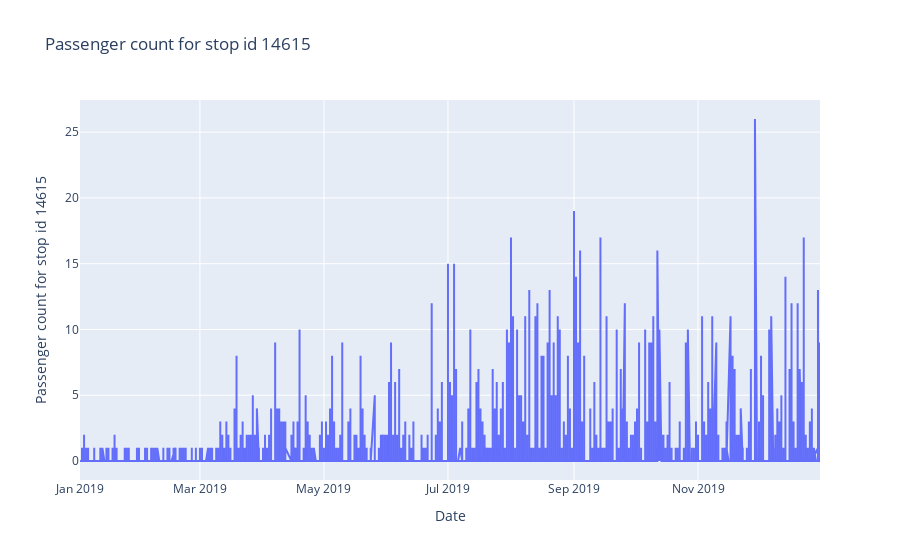

Source (notebook cell):
### Code cell
## Passenger count plot for stop id 14615
fig=go.Figure()
fig.add_trace(go.Scatter(x=df_particular_14615_passengers.TRIP_START_TIME_YYYY_DD_MM, y=df_particular_14615_passengers["PASSENGERS_ON"],
                    mode='lines',
                    name=' Passenger count for stop id 14615'))
fig.update_layout(title=" Passenger count for stop id 14615",
                 xaxis_title="Date",yaxis_title=" Passenger count for stop id 14615",legend=dict(x=0,y=1,traceorder="normal"))

fig.show()

### Figure 1 — Plotly figure (JSON) as saved in the notebook; plotly's stock layout.template omitted (floating-point values rounded to 4 significant figures; data arrays with more than 128 entries replaced by an {"elided": "..."} marker saying what was removed)
{"data": [{"mode": "lines", "name": " Passenger count for stop id 14615", "type": "scatter", "x": {"elided": "8862 str values"}, "y": {"elided": "8862 int values"}}], "layout": {"legend": {"traceorder": "normal", "x": 0, "y": 1}, "title": {"text": " Passenger count for stop id 14615"}, "xaxis": {"title": {"text": "Date"}}, "yaxis": {"title": {"text": " Passenger count for stop id 14615"}}}}
